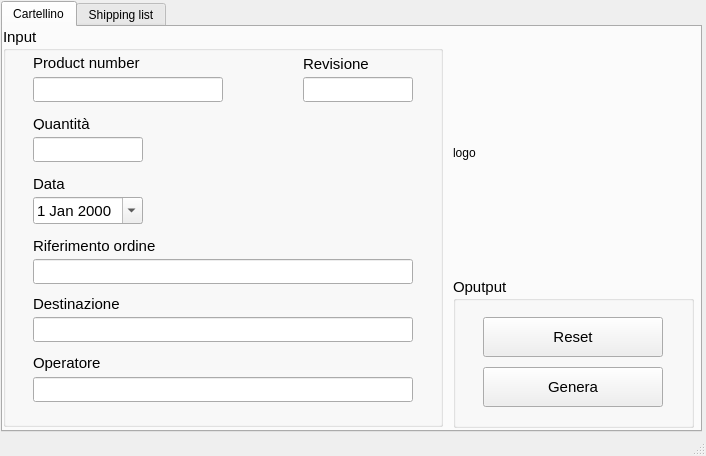
<?xml version="1.0" encoding="UTF-8"?>
<ui version="4.0">
 <class>MainWindow</class>
 <widget class="QMainWindow" name="MainWindow">
  <property name="geometry">
   <rect>
    <x>0</x>
    <y>0</y>
    <width>706</width>
    <height>456</height>
   </rect>
  </property>
  <property name="sizePolicy">
   <sizepolicy hsizetype="Fixed" vsizetype="Fixed">
    <horstretch>0</horstretch>
    <verstretch>0</verstretch>
   </sizepolicy>
  </property>
  <property name="windowTitle">
   <string>Generatore cartellino identificativo AEE</string>
  </property>
  <widget class="QWidget" name="centralwidget">
   <widget class="QTabWidget" name="tabWidget">
    <property name="geometry">
     <rect>
      <x>1</x>
      <y>1</y>
      <width>701</width>
      <height>431</height>
     </rect>
    </property>
    <property name="currentIndex">
     <number>0</number>
    </property>
    <widget class="QWidget" name="tab">
     <attribute name="title">
      <string>Cartellino</string>
     </attribute>
     <widget class="QGroupBox" name="groupBox">
      <property name="geometry">
       <rect>
        <x>0</x>
        <y>0</y>
        <width>440</width>
        <height>400</height>
       </rect>
      </property>
      <property name="font">
       <font>
        <pointsize>11</pointsize>
       </font>
      </property>
      <property name="title">
       <string>Input</string>
      </property>
      <widget class="QLineEdit" name="revInput">
       <property name="geometry">
        <rect>
         <x>300</x>
         <y>50</y>
         <width>110</width>
         <height>25</height>
        </rect>
       </property>
      </widget>
      <widget class="QLabel" name="label">
       <property name="geometry">
        <rect>
         <x>30</x>
         <y>20</y>
         <width>111</width>
         <height>31</height>
        </rect>
       </property>
       <property name="font">
        <font>
         <pointsize>11</pointsize>
        </font>
       </property>
       <property name="text">
        <string>Product number</string>
       </property>
      </widget>
      <widget class="QLineEdit" name="pnInput">
       <property name="geometry">
        <rect>
         <x>30</x>
         <y>50</y>
         <width>190</width>
         <height>25</height>
        </rect>
       </property>
      </widget>
      <widget class="QLabel" name="label_2">
       <property name="geometry">
        <rect>
         <x>300</x>
         <y>30</y>
         <width>80</width>
         <height>13</height>
        </rect>
       </property>
       <property name="font">
        <font>
         <pointsize>11</pointsize>
        </font>
       </property>
       <property name="text">
        <string>Revisione</string>
       </property>
      </widget>
      <widget class="QDateEdit" name="dateEdit">
       <property name="geometry">
        <rect>
         <x>30</x>
         <y>170</y>
         <width>110</width>
         <height>27</height>
        </rect>
       </property>
       <property name="calendarPopup">
        <bool>true</bool>
       </property>
      </widget>
      <widget class="QLineEdit" name="qtyInput">
       <property name="geometry">
        <rect>
         <x>30</x>
         <y>110</y>
         <width>110</width>
         <height>25</height>
        </rect>
       </property>
      </widget>
      <widget class="QLabel" name="label_6">
       <property name="geometry">
        <rect>
         <x>30</x>
         <y>270</y>
         <width>90</width>
         <height>13</height>
        </rect>
       </property>
       <property name="text">
        <string>Destinazione</string>
       </property>
      </widget>
      <widget class="QLabel" name="label_3">
       <property name="geometry">
        <rect>
         <x>30</x>
         <y>90</y>
         <width>70</width>
         <height>13</height>
        </rect>
       </property>
       <property name="font">
        <font>
         <pointsize>11</pointsize>
        </font>
       </property>
       <property name="text">
        <string>Quantità</string>
       </property>
      </widget>
      <widget class="QLabel" name="label_4">
       <property name="geometry">
        <rect>
         <x>30</x>
         <y>150</y>
         <width>47</width>
         <height>13</height>
        </rect>
       </property>
       <property name="text">
        <string>Data</string>
       </property>
      </widget>
      <widget class="QLabel" name="label_7">
       <property name="geometry">
        <rect>
         <x>30</x>
         <y>326</y>
         <width>70</width>
         <height>20</height>
        </rect>
       </property>
       <property name="text">
        <string>Operatore</string>
       </property>
      </widget>
      <widget class="QLabel" name="label_5">
       <property name="geometry">
        <rect>
         <x>30</x>
         <y>212</y>
         <width>130</width>
         <height>13</height>
        </rect>
       </property>
       <property name="text">
        <string>Riferimento ordine</string>
       </property>
      </widget>
      <widget class="QLineEdit" name="refInput">
       <property name="geometry">
        <rect>
         <x>30</x>
         <y>232</y>
         <width>380</width>
         <height>25</height>
        </rect>
       </property>
      </widget>
      <widget class="QLineEdit" name="destInput">
       <property name="geometry">
        <rect>
         <x>30</x>
         <y>290</y>
         <width>380</width>
         <height>25</height>
        </rect>
       </property>
      </widget>
      <widget class="QLineEdit" name="operatorInput">
       <property name="geometry">
        <rect>
         <x>30</x>
         <y>350</y>
         <width>380</width>
         <height>25</height>
        </rect>
       </property>
      </widget>
     </widget>
     <widget class="QLabel" name="imageLabel">
      <property name="geometry">
       <rect>
        <x>450</x>
        <y>10</y>
        <width>231</width>
        <height>231</height>
       </rect>
      </property>
      <property name="text">
       <string>logo</string>
      </property>
     </widget>
     <widget class="QGroupBox" name="groupBox_2">
      <property name="geometry">
       <rect>
        <x>450</x>
        <y>250</y>
        <width>241</width>
        <height>151</height>
       </rect>
      </property>
      <property name="font">
       <font>
        <pointsize>11</pointsize>
       </font>
      </property>
      <property name="title">
       <string>Oputput</string>
      </property>
      <widget class="QPushButton" name="resetBtn">
       <property name="geometry">
        <rect>
         <x>30</x>
         <y>40</y>
         <width>180</width>
         <height>40</height>
        </rect>
       </property>
       <property name="text">
        <string>Reset</string>
       </property>
      </widget>
      <widget class="QPushButton" name="genBtn">
       <property name="geometry">
        <rect>
         <x>30</x>
         <y>90</y>
         <width>180</width>
         <height>40</height>
        </rect>
       </property>
       <property name="text">
        <string>Genera</string>
       </property>
      </widget>
     </widget>
    </widget>
    <widget class="QWidget" name="tab_2">
     <attribute name="title">
      <string>Shipping list</string>
     </attribute>
     <widget class="QTableWidget" name="shippingTable">
      <property name="geometry">
       <rect>
        <x>10</x>
        <y>60</y>
        <width>541</width>
        <height>341</height>
       </rect>
      </property>
      <property name="selectionBehavior">
       <enum>QAbstractItemView::SelectRows</enum>
      </property>
      <attribute name="horizontalHeaderHighlightSections">
       <bool>true</bool>
      </attribute>
      <attribute name="verticalHeaderVisible">
       <bool>false</bool>
      </attribute>
      <attribute name="verticalHeaderHighlightSections">
       <bool>false</bool>
      </attribute>
      <column>
       <property name="text">
        <string>Codice</string>
       </property>
      </column>
      <column>
       <property name="text">
        <string>Quantità</string>
       </property>
      </column>
      <column>
       <property name="text">
        <string>N° buste</string>
       </property>
      </column>
     </widget>
     <widget class="QPushButton" name="clearTableBtn">
      <property name="geometry">
       <rect>
        <x>560</x>
        <y>10</y>
        <width>130</width>
        <height>40</height>
       </rect>
      </property>
      <property name="text">
       <string>Cancella tabella</string>
      </property>
     </widget>
     <widget class="QPushButton" name="undoBtn">
      <property name="geometry">
       <rect>
        <x>560</x>
        <y>60</y>
        <width>130</width>
        <height>40</height>
       </rect>
      </property>
      <property name="text">
       <string>Annulla inserimento</string>
      </property>
     </widget>
     <widget class="QPushButton" name="exportBtn">
      <property name="geometry">
       <rect>
        <x>560</x>
        <y>360</y>
        <width>130</width>
        <height>40</height>
       </rect>
      </property>
      <property name="text">
       <string>Esporta</string>
      </property>
     </widget>
     <widget class="QLineEdit" name="listInput">
      <property name="geometry">
       <rect>
        <x>10</x>
        <y>10</y>
        <width>540</width>
        <height>40</height>
       </rect>
      </property>
     </widget>
    </widget>
   </widget>
  </widget>
  <widget class="QStatusBar" name="statusbar"/>
 </widget>
 <tabstops>
  <tabstop>pnInput</tabstop>
  <tabstop>revInput</tabstop>
  <tabstop>qtyInput</tabstop>
  <tabstop>dateEdit</tabstop>
  <tabstop>refInput</tabstop>
  <tabstop>destInput</tabstop>
  <tabstop>operatorInput</tabstop>
  <tabstop>resetBtn</tabstop>
  <tabstop>genBtn</tabstop>
 </tabstops>
 <resources/>
 <connections/>
</ui>
